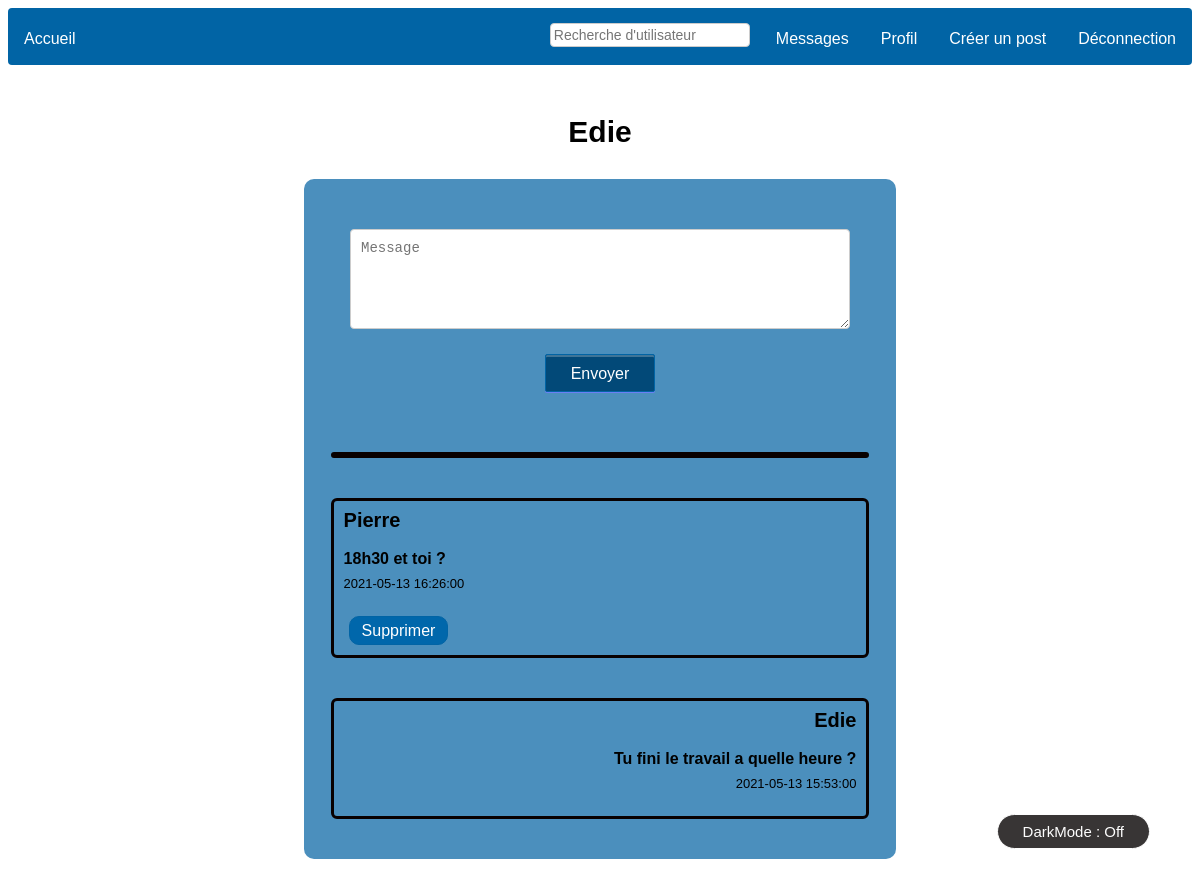
The page /WEBSITE/list_message.php?user=5 (signed in) on the database its author committed.
### tables this page shows
CREATE TABLE `users` (
  `id` int(11) NOT NULL,
  `pseudo` varchar(100) NOT NULL,
  `email` varchar(100) NOT NULL,
  `mot_de_passe` varchar(100) NOT NULL,
  `admin` tinyint(1) NOT NULL,
  `private` tinyint(1) NOT NULL,
  `bio` text DEFAULT NULL
);

CREATE TABLE `messages` (
  `id` int(11) NOT NULL,
  `id_expediteur` int(11) NOT NULL,
  `id_destinataire` int(11) NOT NULL,
  `message` text NOT NULL,
  `date` datetime NOT NULL
);

### WEBSITE/list_message.php (the view, shortened to what this page needs)
<?php
$bdd = new PDO('mysql:host=127.0.0.1;dbname=database', 'root', '');
include('menu.php');
if (isset($_GET["user"]) and !empty($_GET['user'])) {
	$us = htmlspecialchars($_GET["user"]);
	$users = $bdd->prepare('SELECT * FROM users WHERE id = ?');
	$users->execute(array($us));
	$user = $users->fetch();
	if ($users->rowCount() < 1)
		echo "<ul class=\"posts\"><li class=\"post\"><h3>Aucun utilisateur correspondant</h3></li></ul>";
	else {
		echo "<div class=\"header\"><h2>" . $user['pseudo'] . "</h2></div>";
		echo "<ul class=\"posts\">";
		$sth = $bdd->prepare('SELECT * FROM messages WHERE id_expediteur = ? AND id_destinataire = ? OR id_expediteur = ? AND id_destinataire = ? ORDER BY id DESC');
		$sth->execute(array($_SESSION['id'], $us, $us, $_SESSION['id']));
		$size = $sth->rowCount();
?>
		<html>
		<head>
		</head>
		<body>
			<form method="POST" action="envoi.php?return=<? echo $us ?>">
				<br><input type="text" name="destinataire" hidden placeholder="Destinataire" value="<? echo $user['pseudo']; ?>" required />
				<textarea type="text" class="message" name="message" placeholder="Message" required></textarea><br><br>
				<button type="submit" value="Envoyer" name="envoi_message">Envoyer</button>
			</form>
		</body>
		</html>
<?
		echo "<li class=\"post\"></li>";
		if ($size == 0) {
			echo "<li class=\"post\"><h3>Aucun message<h3></li>";
		} else {
			while ($m = $sth->fetch()) {
				echo "<li class=\"post\">";
				if ($m['id_expediteur'] == $_SESSION['id'])
					echo "<div class=\"envoyeur\">" . $_SESSION['pseudo'] . "</div><br><strong><div class=\"message_envoye\">" . $m['message'] . "</strong></div><div class=\"date_envoye\">" . $m['date'] . "</div>";
				else
					echo "<div class=\"receveur\">" . $user['pseudo'] . "</div><br><strong><div class=\"message_recu\">" . $m['message'] . "</strong></div><div class=\"date_recu\">" . $m['date'] . "</div>";
				if ($m['id_expediteur'] == $_SESSION['id']) {
					echo "<a class=\"delete\" href=\"delete_message.php?id=" . $m["id"] . "\"><input style=\"float: left; margin-left: 15px;\" type=\"button\" class=\"supprimer\" value=\"Supprimer\"</input></a>";
				}
				echo "</li>";
			}
		}
	}
	echo "</ul>";
	include('darkmode.php');
}

### WEBSITE/CSS/style.css (style rules this page uses)
body { text-align: center; font-family: Arial, sans-serif; }
a:not([id="scrollUp"]) { color: black; }
button[type='submit'] { padding: 10px 25px 8px; color: #fff; background-color: #0067ab; font-size: 16px; box-shadow: rgba(255, 255, 255, 0.24) 0 2px 0 0 inset, rgb(106, 127, 245) 0 1px 0 0; border: 1px solid #0164a5; border-radius: 2px; margin-top: 0px; cursor: pointer; }
button[type='submit'] { background-color: #024978; margin-bottom: 20px; }
input[type="button"]:not([class="follow"]):not([class="new_mes"]):not([class="report"]) { padding: 5px 12px 4px; color: #fff; background-color: #0067ab; font-size: 16px; border: 1px solid #0164a5; border-radius: 10px; margin-right: 15px; margin-bottom: 10px; float: right; display: block; cursor: pointer; }
textarea { width: 500px; height: 100px; border-radius: 4px; border: 1px solid #CCC; padding: 10px; font-size: 14px; margin-top: 25px; }
ul[class="posts"] { list-style-type: none; margin: auto; margin-top: 30px; margin-bottom: 30px; padding: 0; overflow: hidden; background-color: #4b8fbd; width: 50%; border-radius: 10px; line-height: 25px; text-align: center; }
li[class="post"] { font-family: Arial, sans-serif; margin: auto; padding: 0; line-height: 25px; text-align: center; border: 3px solid rgb(8, 0, 0); width: 90%; margin-top: 40px; margin-bottom: 40px; border-radius: 6px; overflow: hidden; word-wrap: break-word; }
div[class="header"] { margin-top: 50px; font-size: 20px; font-family: Arial, sans-serif; }
div[class="envoyeur"] { margin-top: 7px; margin-bottom: 5px; margin-left: 10px; font-size: 20px; font-weight: bold; float: left; font-family: Arial, sans-serif; }
div[class="receveur"] { margin-top: 7px; margin-bottom: 5px; margin-right: 10px; font-size: 20px; font-weight: bold; float: right; font-family: Arial, sans-serif; }
div[class="message_envoye"] { margin-top: 20px; text-align: left; margin-left: 10px; }
div[class="message_recu"] { margin-top: 20px; text-align: right; margin-right: 10px; }
div[class="date_envoye"] { margin-bottom: 20px; font-size: 13px; font-weight: lighter; text-align: left; margin-left: 10px; }
div[class="date_recu"] { margin-bottom: 20px; font-size: 13px; font-weight: lighter; text-align: right; margin-right: 10px; }

### rows shown on the page
users: pseudo "Edie"
messages: message "18h30 et toi ?", date "2021-05-13 16:26:00"
messages: message "Tu fini le travail a quelle heure ?", date "2021-05-13 15:53:00"
